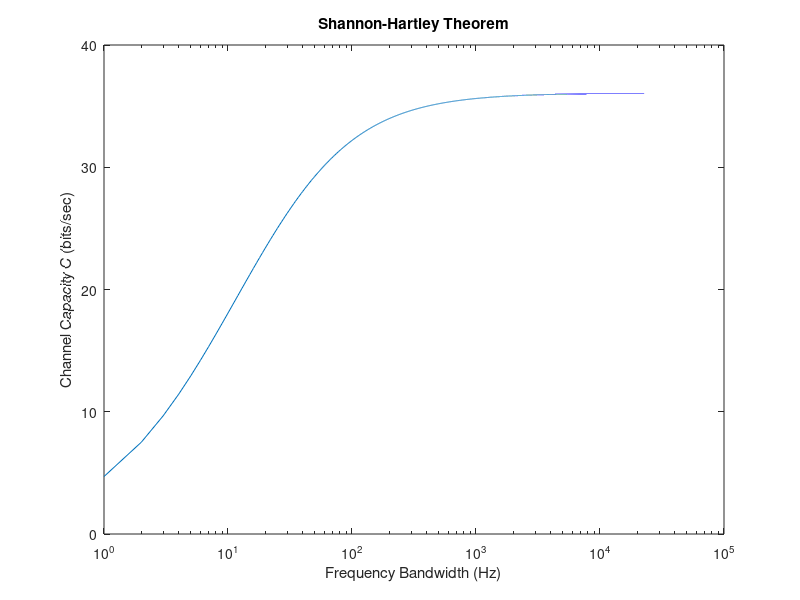

MATLAB code for this plot:
B = 1:1:1e5;
S_N0 = 25;
C = B .* log2(1 + S_N0 ./ B);

semilogx(B, C)
xlabel('Frequency Bandwidth (Hz)');
ylabel('Channel Capacity C (bits/sec)');
title('Shannon-Hartley Theorem');
